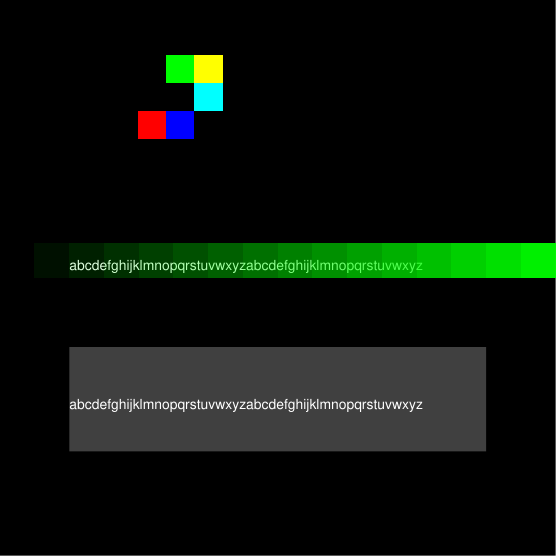

Source code (Python):
import sys
from pdflib_py import * 
from math import sin,cos
import Image
import ImageDraw

img = Image.new("L", (3, 3))
draw = ImageDraw.Draw(img)
draw.point((0,1), fill=255)
draw.point((0,2), fill=255)
draw.point((1,0), fill=255)
draw.point((1,2), fill=255)
draw.point((2,0), fill=255)
draw.point((2,1), fill=255)
img.save("/tmp/mask1.png")

img = Image.new("L", (16, 1))
draw = ImageDraw.Draw(img)
for i in range(16):
    draw.point((i,0), fill=i*16)
img.save("/tmp/mask2.png")

img = Image.new("RGB", (3, 3))
draw = ImageDraw.Draw(img)
draw.point((0,1), fill=(0,0,0))
draw.point((0,2), fill=(255,0,0))
draw.point((1,0), fill=(0,255,0))
draw.point((1,2), fill=(0,0,255))
draw.point((2,0), fill=(255,255,0))
draw.point((2,1), fill=(0,255,255))
img.save("/tmp/img1.png")

img = Image.new("RGB", (16, 1))
draw = ImageDraw.Draw(img)
for i in range(16):
    draw.point((i,0), fill=(0,255,0))
img.save("/tmp/img2.png")

p = PDF_new() 
PDF_open_file(p, "transparency.pdf")
font = PDF_load_font(p, "Helvetica", "host", "")

PDF_set_parameter(p, "usercoordinates", "true")

width = 400
height = 400
PDF_begin_page(p, width, height)

PDF_setcolor(p, "fill", "rgb", 0.0,0.0,0.0,1.0)
PDF_moveto(p, 0,0)
PDF_lineto(p, width, 0)
PDF_lineto(p, width, height)
PDF_lineto(p, 0, height)
PDF_lineto(p, 0, 0)
PDF_fill(p)

PDF_setfont(p, font, 10.0)
PDF_setcolor(p, "fill", "rgb", 1.0,1.0,1.0,1.0)
PDF_set_text_pos(p, 50, 205);PDF_show(p, "abcdefghijklmnopqrstuvwxyzabcdefghijklmnopqrstuvwxyz")
PDF_set_text_pos(p, 50, 105);PDF_show(p, "abcdefghijklmnopqrstuvwxyzabcdefghijklmnopqrstuvwxyz")

mask = PDF_load_image(p, "png", "/tmp/mask1.png", "mask")
i = PDF_load_image(p, "png", "/tmp/img1.png", "masked "+str(mask))
PDF_place_image(p, i, 100, 300, 20)

mask2 = PDF_load_image(p, "png", "/tmp/mask2.png", "mask")
i2 = PDF_load_image(p, "png", "/tmp/img2.png", "masked "+str(mask2))
PDF_place_image(p, i2, 0, 200, 25)

PDF_setcolor(p, "fill", "rgb", 1.0,1.0,1.0,1.0)
gstate = PDF_create_gstate(p, "opacityfill 0.25") # blendmode multiply opacityfill 0.5")
PDF_set_gstate(p, gstate)
PDF_moveto(p, 50, 75)
PDF_lineto(p, 50+300, 75)
PDF_lineto(p, 50+300, 150)
PDF_lineto(p, 50, 150)
PDF_lineto(p, 50, 75)
PDF_fill(p)

PDF_end_page(p)
PDF_close(p)
PDF_delete(p);
